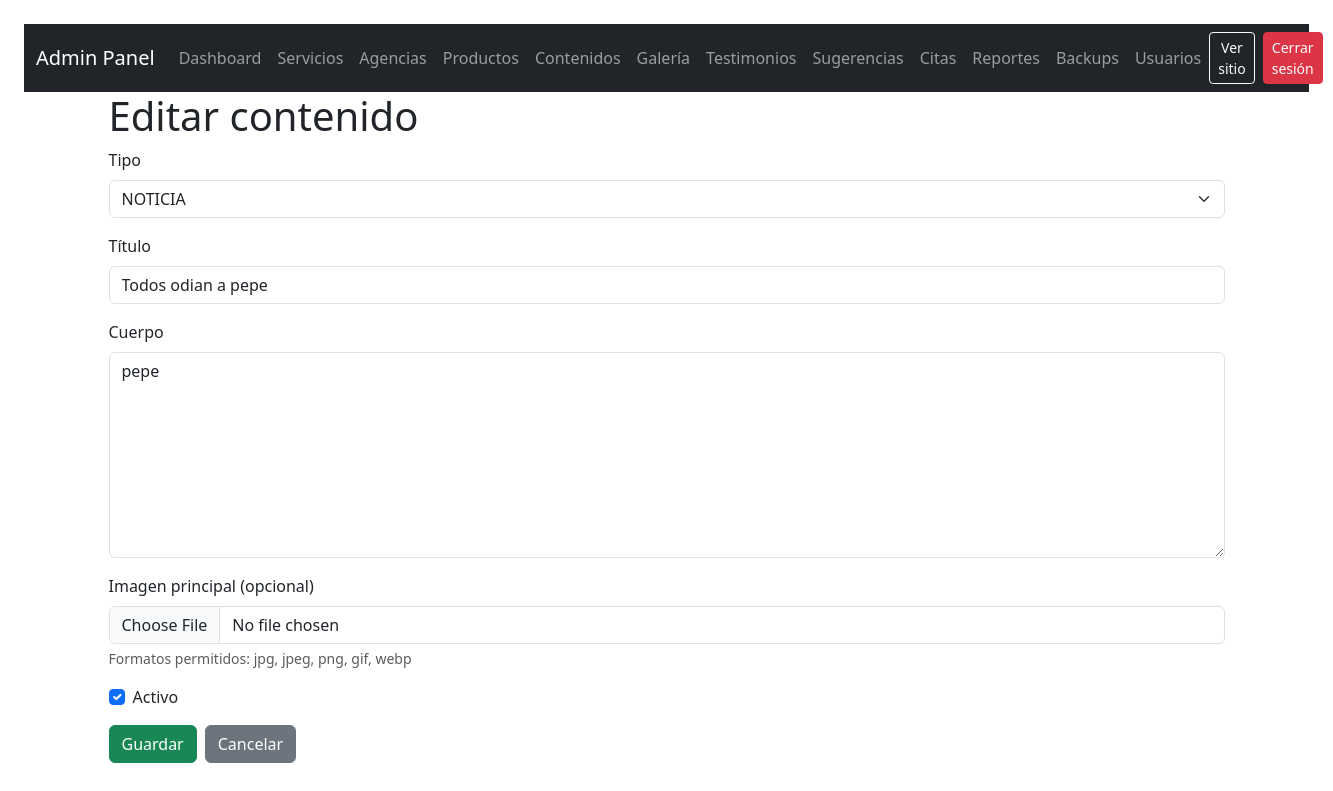
Screenshot of /public/admin/contenido_editar.php?id=5 (signed in) with the database file from the repository.
### tables this page shows
CREATE TABLE `contenido` (
  `idContenido` int(11) NOT NULL,
  `Tipo` enum('NOTICIA','ARTICULO','BLOG','SITIO_INTERES') NOT NULL,
  `Titulo` varchar(200) NOT NULL,
  `Cuerpo` text NOT NULL,
  `AutorUsuario_id` int(11) DEFAULT NULL,
  `FechaPublicacion` datetime NOT NULL DEFAULT current_timestamp(),
  `Activo` tinyint(1) DEFAULT 1
);

### app/models/Contenido.php (called while the page is built, shortened)
<?php
class Contenido {
    public static function getById($pdo, $id) {
        $stmt = $pdo->prepare('SELECT * FROM contenido WHERE idContenido = ? LIMIT 1');
        $stmt->execute([(int)$id]);
        return $stmt->fetch();
    }
}
?>

### public/admin/contenido_editar.php (the view, shortened to what this page needs)
<?php
require_once __DIR__ . '/../../app/config/db.php';
require_once __DIR__ . '/../../app/models/Contenido.php';
$id = $_GET['id'] ?? null;
$item = Contenido::getById($pdo, $id);
?>
<!doctype html>
<html lang="es">
<head>
    <link href="https://cdn.jsdelivr.net/npm/bootstrap@5.3.2/dist/css/bootstrap.min.css" rel="stylesheet">
</head>
<body class="p-4">
<?php include __DIR__ . '/partials/admin_nav.php'; ?>
<div class="container">
    <h1>Editar contenido</h1>
    <form method="post" enctype="multipart/form-data">
        <div class="mb-3"><label class="form-label">Tipo</label>
            <select name="tipo" class="form-select">
                <option value="NOTICIA" <?= $item['Tipo']==='NOTICIA' ? 'selected' : '' ?>>NOTICIA</option>
            </select>
        </div>
        <div class="mb-3"><label class="form-label">Título</label><input name="titulo" class="form-control" required value="<?= htmlspecialchars($item['Titulo']) ?>"></div>
        <div class="mb-3"><label class="form-label">Cuerpo</label><textarea name="cuerpo" rows="8" class="form-control"><?= htmlspecialchars($item['Cuerpo']) ?></textarea></div>
        <div class="mb-3">
            <label class="form-label">Imagen principal (opcional)</label>
            <input type="file" name="imagen" class="form-control" accept="image/*">
            <div class="form-text">Formatos permitidos: jpg, jpeg, png, gif, webp</div>
        </div>
        <div class="form-check mb-3"><input type="checkbox" name="activo" id="activo" class="form-check-input" <?= $item['Activo'] ? 'checked' : '' ?>><label for="activo" class="form-check-label">Activo</label></div>
        <div class="d-flex gap-2"><button class="btn btn-success">Guardar</button><a href="contenidos.php" class="btn btn-secondary">Cancelar</a></div>
    </form>
</div>
</body>
</html>

### rows the page displays
contenido: tipo "NOTICIA", titulo "Todos odian a pepe", cuerpo "pepe", Activo "☑"
